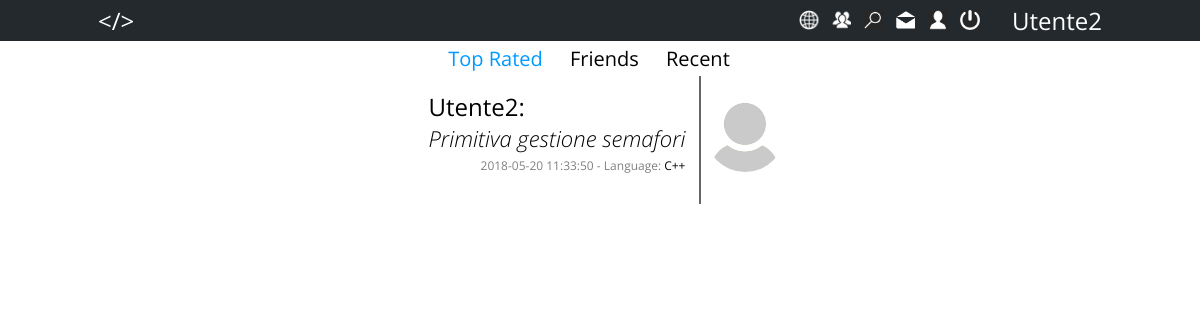
The page /php/page.php (signed in) on the database its author committed.
### tables this page shows
CREATE TABLE `richiesta` (
  `ID` int(11) NOT NULL AUTO_INCREMENT,
  `Istante` timestamp NOT NULL DEFAULT CURRENT_TIMESTAMP,
  `Titolo` varchar(130) NOT NULL,
  `Descrizione` text NOT NULL,
  `Linguaggio` varchar(100) NOT NULL,
  `Visibilita` tinyint(1) NOT NULL,
  `Autore` int(11) NOT NULL,
  PRIMARY KEY (`ID`),
  KEY `richiesta_ibfk_1` (`Autore`),
  CONSTRAINT `richiesta_ibfk_1` FOREIGN KEY (`Autore`) REFERENCES `utente` (`ID`) ON DELETE NO ACTION
);

### php/utils/managerDB.php (called while the page is built, shortened)
<?php
require UTILS_DIR.'configurationDB.php';
$dbmanager = new DBManager();
class DBManager {
		private $connection = null;
    	function openConnection(){
    		if (!$this->isOpened()){
    			global $host;
    			global $username;
    			global $password;
    			global $dbName;
    			$this->connection = new mysqli($host, $username, $password);
				$this->connection->select_db($dbName) or
					die ('Non posso usare il database selezionato: ' . mysqli_error());
			}
    	}
    	function isOpened(){
       		return ($this->connection != null);
    	}
		function performQuery($queryText) {
			return $this->connection->query($queryText);
		}
		function sqlInjectionFilter($parameter){
			return $this->connection->real_escape_string($parameter);
		}
		function closeConnection(){
			$this->connection = null;
		}
	}
?>

### php/utils/configurationDB.php (called while the page is built)
<?php
	$host = 'localhost';
	$username = 'root';
	$password = '';
	$dbName = 'codeportal';
?>

### php/utils/informationUtil.php (called while the page is built, shortened)
<?php
require UTILS_DIR.'managerDB.php';
function topRatedRequests() {
	global $dbmanager;
	$query = 'SELECT DT.* '.
			 'FROM ( '.
				  'SELECT R.*, '.
				  		'U.ID AS UserID, '.
						'U.Username AS UsernameAutore, '.
						'U.Image, '.
						'U.Amministratore, '.
						'count(DISTINCT RA.ID) AS NumResponses '.
				  'FROM (richiesta R INNER JOIN utente U ON U.ID=R.Autore) '.
				  		'LEFT OUTER JOIN risposta RA ON RA.Richiesta=R.ID '.
				  'WHERE R.Visibilita=1 '.
				  'GROUP BY R.ID, U.Username '.
				  'ORDER BY NumResponses DESC, R.Istante DESC '.
			 ') DT '.
			 'WHERE DT.NumResponses>=( '.
			 	'SELECT avg(DT2.NumResponses) '.
			 	'FROM ( '.
					  'SELECT count(DISTINCT RA.ID) AS NumResponses '.
					  'FROM (richiesta R INNER JOIN utente U ON U.ID=R.Autore) '.
					  		'LEFT OUTER JOIN risposta RA ON RA.Richiesta=R.ID '.
					  'WHERE R.Visibilita=1 '.
					  'GROUP BY R.ID, U.Username '.
					  'ORDER BY NumResponses DESC, R.Istante DESC '.
				 ') DT2 '.
			 ')';
	$rows = $dbmanager->performQuery($query);
	return $rows;
}
function id2Pic($id) {
	global $dbmanager;
	$id = $dbmanager->sqlInjectionFilter($id);
	$query = 'SELECT U.Image '.
			 'FROM utente U '.
			 'WHERE U.ID='.$id;
	$result = $dbmanager->performQuery($query);
	return $result;
}
?>

### php/layout/dataWrapper.php (the view, shortened to what this page needs)
<?php
include_once UTILS_DIR.'profilePicUtil.php';
function wrapRequests($data) {
	while ($row = $data->fetch_assoc()) {
		$img = getPic($row['UserID']);
		echo "<div id='".$row["ID"]."' class='post_container'>".
			 "<div class='post'>".
			 "<span class='author ".($row['Amministratore']?"admin":"")."'>".$row["UsernameAutore"].":</span><br>".
			 "<span class='description'>".$row["Titolo"]."</span><br>".
			 "<div style='text-align: right;'>".
			 "<span class='details'>".$row["Istante"]." - Language: </span>".
			 "<span class='details' style='color: black;'>".$row["Linguaggio"]."</span>".
			 "</div>".
			 "</div><div class='post_picture'>".
			 	$img.
			 "</div></div>".
			 "<div class='clear'></div>\n".
			 "<script>\n".
			 	"var x_container = document.getElementById('".$row['ID']."');\n".
			 	"x_container.addEventListener('click',function(){\n".
			 		"window.location = './view.php?id=".$row["ID"]."';\n".
			 	"});\n".
			 "</script>";
	}
}
?>

### php/utils/profilePicUtil.php (shortened to what this page needs)
<?php
	function getPic($id) {
		$default_pic = '<img src="./../images/user-default.jpeg" alt="Profile Pic">';
		$type = id2Pic($id);
		$type = $type->fetch_assoc();
		if (!$type['Image']) {
			return $default_pic;
		}
		return '<img src="./../uploads/'.hash('sha256', $id).'" alt="Profile Pic" >';
	}
?>

### style/page.css (style rules this page uses)
html { margin: 0; padding: 0; }
body { margin: 0; padding: 0; font-family: 'Open Sans', sans-serif; }
.post_container { float: right; cursor: pointer; overflow: hidden; }
.post_picture { display: inline-block; position: relative; top: 16px; margin-left: 4px; }
.post_picture img { width: 80px; height: 80px; border-radius: 40px; }
.post { display: inline-block; padding: 14px; margin-bottom: 4px; min-height: 100px; border-right: 2px solid #666666; text-align: left; float: left; }
.author { font-style: bold; font-weight: 400; font-size: 24px; }
.description { font-style: italic; font-size: 22px; font-weight: 300; }
.details { font-size: 12px; color: gray; }

### rows shown on the page
richiesta: UsernameAutore "Utente2", Titolo "Primitiva gestione semafori", Istante "2018-05-20 11:33:50", Linguaggio "C++"

### other values the page prints
$_SESSION['username'] "Utente2"
